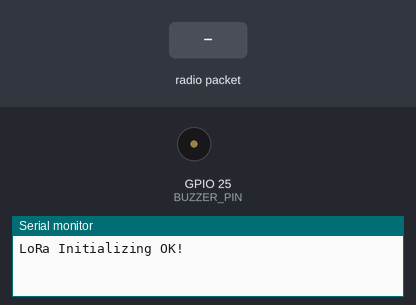
Bench run of a sketch on a simulated ESP32. Parts: buzzer (waves = sounding, pin HIGH), the last lines printed to the serial monitor. The inputs (shaded band) are chosen by the test bench. No radio packets arrive unless stated.

Above: at 1.2 s.
1.3 s: radio packet "CMD: Pisca Luz" arrives
At 1.7 s:
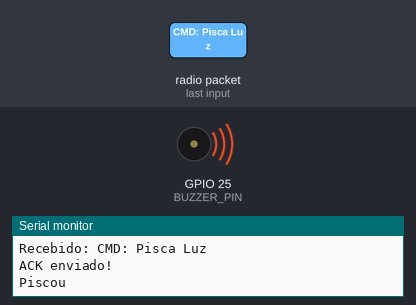
3.3 s: radio packet "CMD:" arrives
6.3 s: radio packet "1" arrives
Timing chart, 0 to 9.3 s (numbered marks = the images above; inputs shaded):
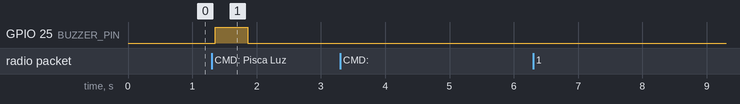

Measured:
- after the input at 1.3 s, GPIO 25 (BUZZER_PIN): LOW → HIGH after 0.06 s, → LOW 0.50 s later

The sketch:

Satelite.ino
```cpp
#include <SPI.h>
#include <LoRa.h>

#define BUZZER_PIN 25
#define LORA_SS 26
#define LORA_RST 13
#define LORA_DIO0 14


unsigned long lastSendTime = 0;
const long interval = 5000; // Intervalo de 2 segundos


void setup() {
  Serial.begin(9600);
  while (!Serial);

  pinMode(BUZZER_PIN, OUTPUT);

  LoRa.setPins(LORA_SS, LORA_RST, LORA_DIO0);

  if (!LoRa.begin(433E6)) {
    Serial.println("Starting LoRa failed!");
    while (1);
  }

  Serial.println("LoRa Initializing OK!");
}

void loop() {
  // Verificar se é hora de enviar um pacote
  if (millis() - lastSendTime > interval) {
    sendTelemetry();
    lastSendTime = millis();
    Serial.println(millis()/1000);
  }

  // Verificar se há pacotes recebidos
  int packetSize = LoRa.parsePacket();

  if (packetSize) {

    String received = "";
    while (LoRa.available()) {
      received += (char)LoRa.read();
    }
    Serial.print("Recebido: ");
    Serial.println(received);

    // Enviar ACK de volta
    if (received.startsWith("CMD:")) {
      sendAck();
    }

    if (received == "CMD: Pisca Luz"){
      Serial.println("Piscou");
      digitalWrite(BUZZER_PIN, HIGH);
      delay(500);
      digitalWrite(BUZZER_PIN, LOW);
    }
  }
}

void sendTelemetry() {
  String mensagemEnviar = "Angulacao: 45"; // Exemplo de telemetria
  LoRa.beginPacket();
  LoRa.print(mensagemEnviar);
  LoRa.endPacket();
  Serial.print("Enviado: ");
  Serial.println(mensagemEnviar);
}

void sendAck() {
  LoRa.beginPacket();
  LoRa.print("ACK");
  LoRa.endPacket();
  Serial.println("ACK enviado!");
}
```
